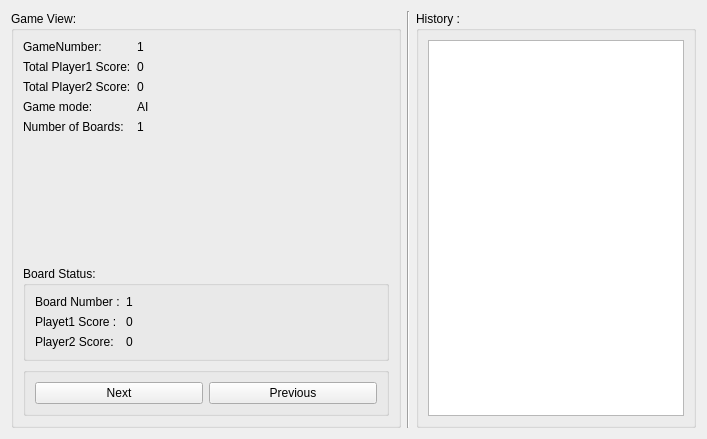
<?xml version="1.0" encoding="UTF-8"?>
<ui version="4.0">
 <class>HistoryPage</class>
 <widget class="QWidget" name="HistoryPage">
  <property name="geometry">
   <rect>
    <x>0</x>
    <y>0</y>
    <width>707</width>
    <height>439</height>
   </rect>
  </property>
  <property name="windowTitle">
   <string>Form</string>
  </property>
  <layout class="QHBoxLayout" name="horizontalLayout">
   <item>
    <widget class="QGroupBox" name="groupBox_2">
     <property name="sizePolicy">
      <sizepolicy hsizetype="Preferred" vsizetype="Preferred">
       <horstretch>1</horstretch>
       <verstretch>0</verstretch>
      </sizepolicy>
     </property>
     <property name="title">
      <string>Game View:</string>
     </property>
     <layout class="QVBoxLayout" name="verticalLayout_2">
      <item>
       <layout class="QFormLayout" name="formLayout">
        <item row="0" column="0">
         <widget class="QLabel" name="label">
          <property name="text">
           <string>GameNumber:</string>
          </property>
         </widget>
        </item>
        <item row="0" column="1">
         <widget class="QLabel" name="gameNumberLabel">
          <property name="text">
           <string>1</string>
          </property>
         </widget>
        </item>
        <item row="1" column="0">
         <widget class="QLabel" name="label_3">
          <property name="text">
           <string>Total Player1 Score:</string>
          </property>
         </widget>
        </item>
        <item row="1" column="1">
         <widget class="QLabel" name="gamePlayer1ScoreLabel">
          <property name="text">
           <string>0</string>
          </property>
         </widget>
        </item>
        <item row="2" column="0">
         <widget class="QLabel" name="label_5">
          <property name="text">
           <string>Total Player2 Score:</string>
          </property>
         </widget>
        </item>
        <item row="2" column="1">
         <widget class="QLabel" name="gamePlayer2ScoreLabel">
          <property name="text">
           <string>0</string>
          </property>
         </widget>
        </item>
        <item row="3" column="0">
         <widget class="QLabel" name="label_7">
          <property name="text">
           <string>Game mode:</string>
          </property>
         </widget>
        </item>
        <item row="3" column="1">
         <widget class="QLabel" name="gameModeLabel">
          <property name="text">
           <string>AI</string>
          </property>
         </widget>
        </item>
        <item row="4" column="0">
         <widget class="QLabel" name="label_13">
          <property name="text">
           <string>Number of Boards:</string>
          </property>
         </widget>
        </item>
        <item row="4" column="1">
         <widget class="QLabel" name="gameNumberBoardsLabel">
          <property name="text">
           <string>1</string>
          </property>
         </widget>
        </item>
       </layout>
      </item>
      <item>
       <widget class="ViewBoard" name="currentBoard" native="true">
        <property name="sizePolicy">
         <sizepolicy hsizetype="Preferred" vsizetype="Preferred">
          <horstretch>0</horstretch>
          <verstretch>1</verstretch>
         </sizepolicy>
        </property>
       </widget>
      </item>
      <item>
       <widget class="QGroupBox" name="groupBox_4">
        <property name="title">
         <string>Board Status:</string>
        </property>
        <layout class="QFormLayout" name="formLayout_2">
         <item row="0" column="0">
          <widget class="QLabel" name="label_9">
           <property name="text">
            <string>Board Number :</string>
           </property>
          </widget>
         </item>
         <item row="0" column="1">
          <widget class="QLabel" name="boardNumberLabel">
           <property name="text">
            <string>1</string>
           </property>
          </widget>
         </item>
         <item row="1" column="0">
          <widget class="QLabel" name="label_2">
           <property name="text">
            <string>Playet1 Score :</string>
           </property>
          </widget>
         </item>
         <item row="1" column="1">
          <widget class="QLabel" name="boardPlayer1ScoreLabel">
           <property name="text">
            <string>0</string>
           </property>
          </widget>
         </item>
         <item row="2" column="0">
          <widget class="QLabel" name="label_6">
           <property name="text">
            <string>Player2 Score:</string>
           </property>
          </widget>
         </item>
         <item row="2" column="1">
          <widget class="QLabel" name="boardPlayer2ScoreLabel">
           <property name="text">
            <string>0</string>
           </property>
          </widget>
         </item>
        </layout>
       </widget>
      </item>
      <item>
       <widget class="QGroupBox" name="groupBox_3">
        <property name="title">
         <string/>
        </property>
        <layout class="QHBoxLayout" name="horizontalLayout_3">
         <item>
          <widget class="QPushButton" name="nextBoardButton">
           <property name="text">
            <string>Next</string>
           </property>
          </widget>
         </item>
         <item>
          <widget class="QPushButton" name="perviousBoardButton">
           <property name="text">
            <string>Previous</string>
           </property>
          </widget>
         </item>
        </layout>
       </widget>
      </item>
     </layout>
    </widget>
   </item>
   <item>
    <widget class="Line" name="line">
     <property name="orientation">
      <enum>Qt::Vertical</enum>
     </property>
    </widget>
   </item>
   <item>
    <widget class="QGroupBox" name="historyGroupBox">
     <property name="title">
      <string>History :</string>
     </property>
     <layout class="QVBoxLayout" name="verticalLayout">
      <item>
       <widget class="QListWidget" name="historyList"/>
      </item>
     </layout>
    </widget>
   </item>
  </layout>
 </widget>
 <customwidgets>
  <customwidget>
   <class>ViewBoard</class>
   <extends>QWidget</extends>
   <header>historypage.h</header>
   <container>1</container>
  </customwidget>
 </customwidgets>
 <resources/>
 <connections/>
</ui>
